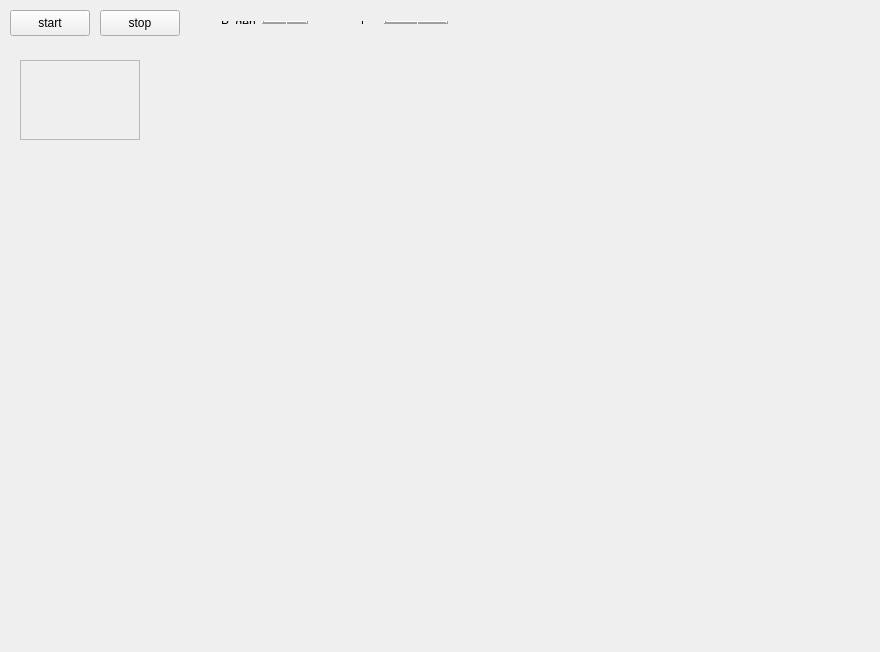
<?xml version="1.0" encoding="UTF-8"?>
<ui version="4.0">
 <class>Widget</class>
 <widget class="QWidget" name="Widget">
  <property name="geometry">
   <rect>
    <x>0</x>
    <y>0</y>
    <width>880</width>
    <height>652</height>
   </rect>
  </property>
  <property name="windowTitle">
   <string>Widget</string>
  </property>
  <widget class="QPushButton" name="pushButtonStart">
   <property name="geometry">
    <rect>
     <x>10</x>
     <y>10</y>
     <width>80</width>
     <height>26</height>
    </rect>
   </property>
   <property name="text">
    <string>start</string>
   </property>
  </widget>
  <widget class="QPushButton" name="pushButtonStop">
   <property name="geometry">
    <rect>
     <x>100</x>
     <y>10</y>
     <width>80</width>
     <height>26</height>
    </rect>
   </property>
   <property name="text">
    <string>stop</string>
   </property>
  </widget>
  <widget class="grafWidget" name="graf" native="true">
   <property name="geometry">
    <rect>
     <x>200</x>
     <y>50</y>
     <width>621</width>
     <height>321</height>
    </rect>
   </property>
  </widget>
  <widget class="grafWidget" name="grafN" native="true">
   <property name="geometry">
    <rect>
     <x>200</x>
     <y>380</y>
     <width>601</width>
     <height>231</height>
    </rect>
   </property>
  </widget>
  <widget class="QWidget" name="layoutWidget">
   <property name="geometry">
    <rect>
     <x>350</x>
     <y>10</y>
     <width>109</width>
     <height>25</height>
    </rect>
   </property>
   <layout class="QHBoxLayout" name="horizontalLayout_2">
    <item>
     <widget class="QLabel" name="label_2">
      <property name="text">
       <string>t</string>
      </property>
     </widget>
    </item>
    <item>
     <widget class="QLCDNumber" name="lcdNumberT"/>
    </item>
   </layout>
  </widget>
  <widget class="QWidget" name="layoutWidget">
   <property name="geometry">
    <rect>
     <x>210</x>
     <y>10</y>
     <width>109</width>
     <height>25</height>
    </rect>
   </property>
   <layout class="QHBoxLayout" name="horizontalLayout">
    <item>
     <widget class="QLabel" name="label">
      <property name="text">
       <string>P_gen</string>
      </property>
     </widget>
    </item>
    <item>
     <widget class="QLCDNumber" name="lcdNumberPgen"/>
    </item>
   </layout>
  </widget>
  <widget class="QScrollArea" name="scrollArea">
   <property name="geometry">
    <rect>
     <x>20</x>
     <y>60</y>
     <width>120</width>
     <height>80</height>
    </rect>
   </property>
   <property name="widgetResizable">
    <bool>true</bool>
   </property>
   <widget class="QWidget" name="scrollAreaWidgetContents">
    <property name="geometry">
     <rect>
      <x>0</x>
      <y>0</y>
      <width>118</width>
      <height>78</height>
     </rect>
    </property>
   </widget>
  </widget>
 </widget>
 <layoutdefault spacing="6" margin="11"/>
 <customwidgets>
  <customwidget>
   <class>grafWidget</class>
   <extends>QWidget</extends>
   <header>grafwidget.h</header>
   <container>1</container>
  </customwidget>
 </customwidgets>
 <resources/>
 <connections/>
</ui>
